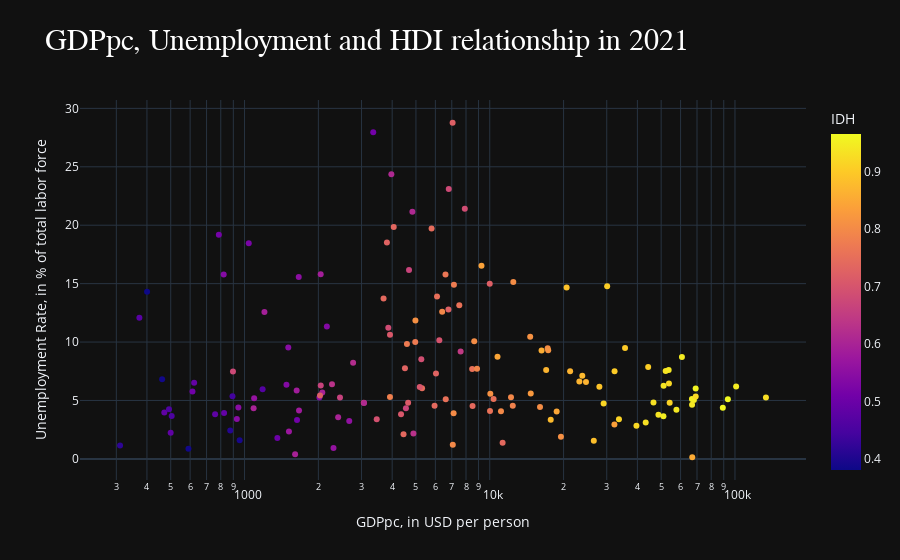

Notebook code cell kept with this figure:
### Markdown cell above
#### PIBpc, desempleo y desarrollo humano

### Code cell
# Definimos el conjunto de datos que queremos usar
GDPpc = df.groupby(["Country","Year"])[["Unemployment","GDP_pc","IDH"]].sum().reset_index()
GDPpc2021 = GDPpc[(GDPpc["Year"] == 2021) & (GDPpc["IDH"] > 0) & (GDPpc["Unemployment"] > 0)] # Eliminamos los valores nulos de desempleo e IDH

# Graficamos
fig = px.scatter(data_frame= GDPpc2021, x="GDP_pc", y="Unemployment", color="IDH", log_x=True, size_max=40, template="plotly_dark", title="GDPpc, Unemployment and HDI relationship in 2021", labels={"GDP_pc": "GDPpc", "Unemployment": "Unemployment"})
fig.update_xaxes(title_text="GDPpc, in USD per person")
fig.update_yaxes(title_text="Unemployment Rate, in % of total labor force")
fig.update_layout(title="GDPpc, Unemployment and HDI relationship in 2021", title_font=dict(size=30, family="Calibri_light", color="white"))
fig.show()

### Figure 1 — Plotly figure (JSON) as saved in the notebook; plotly's stock layout.template omitted (floating-point values rounded to 4 significant figures; data arrays with more than 128 entries replaced by an {"elided": "..."} marker saying what was removed)
{"data": [{"hovertemplate": "GDPpc=%{x}<br>Unemployment=%{y}<br>IDH=%{marker.color}<extra></extra>", "legendgroup": "", "marker": {"color": {"elided": "150 float values"}, "coloraxis": "coloraxis", "symbol": "circle"}, "mode": "markers", "name": "", "orientation": "v", "showlegend": false, "type": "scatter", "x": {"elided": "150 float values"}, "xaxis": "x", "y": {"elided": "150 float values"}, "yaxis": "y"}], "layout": {"coloraxis": {"colorbar": {"title": {"text": "IDH"}}, "colorscale": [[0, "#0d0887"], [0.1111, "#46039f"], [0.2222, "#7201a8"], [0.3333, "#9c179e"], [0.4444, "#bd3786"], [0.5556, "#d8576b"], [0.6667, "#ed7953"], [0.7778, "#fb9f3a"], [0.8889, "#fdca26"], [1, "#f0f921"]]}, "legend": {"tracegroupgap": 0}, "title": {"font": {"color": "white", "family": "Calibri_light", "size": 30}, "text": "GDPpc, Unemployment and HDI relationship in 2021"}, "xaxis": {"anchor": "y", "domain": [0, 1], "title": {"text": "GDPpc, in USD per person"}, "type": "log"}, "yaxis": {"anchor": "x", "domain": [0, 1], "title": {"text": "Unemployment Rate, in % of total labor force"}}}}
